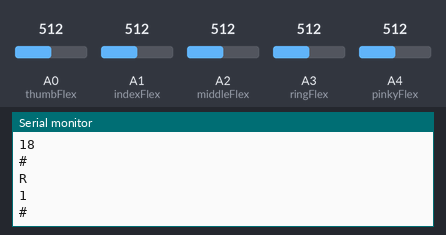
Bench run of a sketch on a simulated Arduino Uno, built with avr-gcc and run on an emulated ATmega328P. On the bench: the last lines printed to the serial monitor. The inputs (shaded band) are chosen by the test bench; at power-on: A0 (thumbFlex) = 512, A1 (indexFlex) = 512, A2 (middleFlex) = 512, A3 (ringFlex) = 512, A4 (pinkyFlex) = 512.

Above: at 1.2 s.
1.3 s: A0 (thumbFlex) set to 716
At 1.33 s:
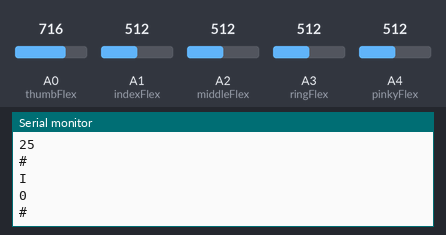
2.8 s: A1 (indexFlex) set to 716
At 3.04 s:
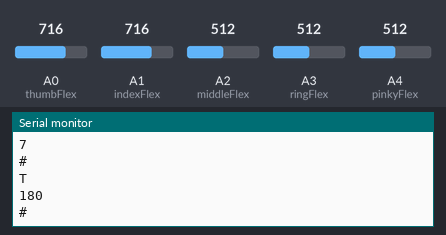
4.3 s: A2 (middleFlex) set to 716
At 4.35 s:
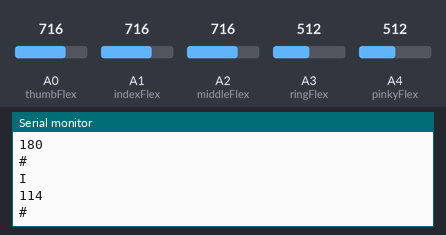
5.8 s: A3 (ringFlex) set to 716
At 6.17 s:
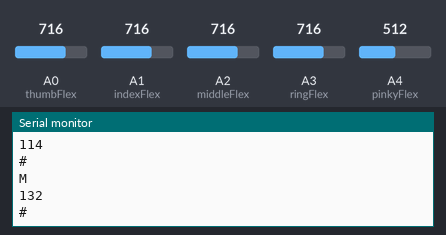
7.3 s: A4 (pinkyFlex) set to 716
At 7.47 s:
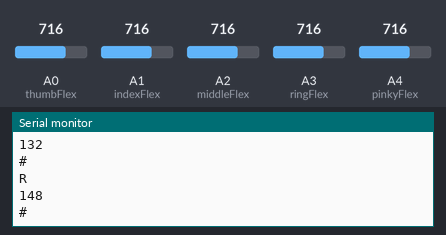
Timing chart, 0 to 9.8 s (numbered marks = the images above; inputs shaded):
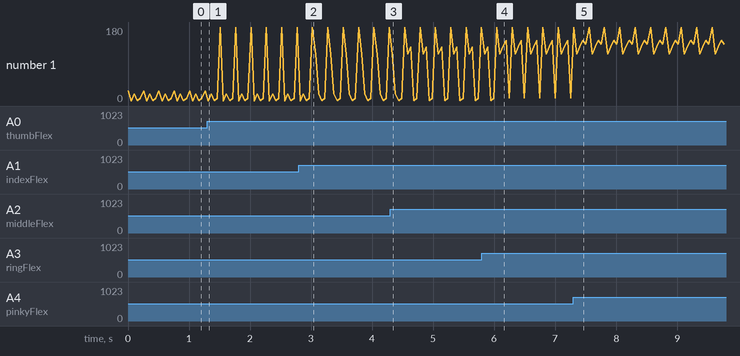

The sketch:

glove.ino
```cpp
int thumbFlex = A0;
int indexFlex = A1;
int middleFlex = A2;
int ringFlex = A3;
int pinkyFlex = A4;

void setup() {
  Serial.begin(9600);
  pinMode(thumbFlex, INPUT);
  pinMode(indexFlex, INPUT);
  pinMode(middleFlex, INPUT);
  pinMode(ringFlex, INPUT);
  pinMode(pinkyFlex, INPUT);
}

void loop() {
  int thumbValue = analogRead(thumbFlex);
  int indexValue = analogRead(indexFlex);
  int middleValue = analogRead(middleFlex);
  int ringValue = analogRead(ringFlex);
  int pinkyValue = analogRead(pinkyFlex);
  //Serial.println('T');
  //Serial.println(pinkyValue);

  Serial.println('T');
  int thumbAngle = map(thumbValue,480,710,0,180);
  thumbAngle = constrain(thumbAngle, 0, 180);
  Serial.println(thumbAngle);
  Serial.println('#');
  delay(50);

  Serial.println('I');
  int indexAngle = map(indexValue,570,800,0,180);
  indexAngle = constrain(indexAngle, 0, 180);
  Serial.println(indexAngle);
  Serial.println('#');
  delay(50);

  Serial.println('M');
  int middleAngle = map(middleValue,480,800,0,180);
  middleAngle = constrain(middleAngle, 0, 180);
  Serial.println(middleAngle);
  Serial.println('#');
  delay(50);

  Serial.println('R');
  int ringAngle = map(ringValue,510,760,0,180);
  ringAngle = constrain(ringAngle, 0, 180);
  Serial.println(ringAngle);
  Serial.println('#');
  delay(50);

  Serial.println('P');
  int pinkyAngle = map(pinkyValue,500,780,0,180);
  pinkyAngle = constrain(pinkyAngle, 0, 180);
  Serial.println(pinkyAngle);
  Serial.println('#');
  delay(50);

}
```

Measured:
- plotted number 1: 25 → 180 after the input at 1.3 s, 7 → 138 after the input at 7.3 s
